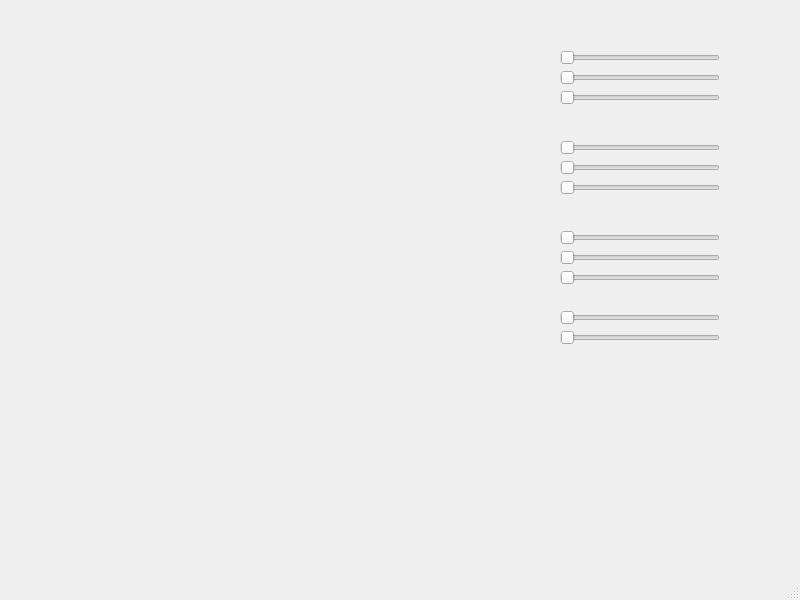
<?xml version="1.0" encoding="UTF-8"?>
<ui version="4.0">
 <class>MainWindow</class>
 <widget class="QMainWindow" name="MainWindow">
  <property name="geometry">
   <rect>
    <x>0</x>
    <y>0</y>
    <width>800</width>
    <height>600</height>
   </rect>
  </property>
  <property name="windowTitle">
   <string>MainWindow</string>
  </property>
  <widget class="QWidget" name="centralwidget">
   <widget class="Drawer" name="widget" native="true">
    <property name="geometry">
     <rect>
      <x>10</x>
      <y>10</y>
      <width>500</width>
      <height>500</height>
     </rect>
    </property>
   </widget>
   <widget class="QSlider" name="translateXSlider">
    <property name="geometry">
     <rect>
      <x>560</x>
      <y>50</y>
      <width>160</width>
      <height>16</height>
     </rect>
    </property>
    <property name="orientation">
     <enum>Qt::Horizontal</enum>
    </property>
   </widget>
   <widget class="QSlider" name="translateYSlider">
    <property name="geometry">
     <rect>
      <x>560</x>
      <y>70</y>
      <width>160</width>
      <height>16</height>
     </rect>
    </property>
    <property name="orientation">
     <enum>Qt::Horizontal</enum>
    </property>
   </widget>
   <widget class="QSlider" name="translateZSlider">
    <property name="geometry">
     <rect>
      <x>560</x>
      <y>90</y>
      <width>160</width>
      <height>16</height>
     </rect>
    </property>
    <property name="orientation">
     <enum>Qt::Horizontal</enum>
    </property>
   </widget>
   <widget class="QSlider" name="scaleXSlider">
    <property name="geometry">
     <rect>
      <x>560</x>
      <y>140</y>
      <width>160</width>
      <height>16</height>
     </rect>
    </property>
    <property name="orientation">
     <enum>Qt::Horizontal</enum>
    </property>
   </widget>
   <widget class="QSlider" name="scaleYSlider">
    <property name="geometry">
     <rect>
      <x>560</x>
      <y>160</y>
      <width>160</width>
      <height>16</height>
     </rect>
    </property>
    <property name="orientation">
     <enum>Qt::Horizontal</enum>
    </property>
   </widget>
   <widget class="QSlider" name="scaleZSlider">
    <property name="geometry">
     <rect>
      <x>560</x>
      <y>180</y>
      <width>160</width>
      <height>16</height>
     </rect>
    </property>
    <property name="orientation">
     <enum>Qt::Horizontal</enum>
    </property>
   </widget>
   <widget class="QSlider" name="rotateXSlider">
    <property name="geometry">
     <rect>
      <x>560</x>
      <y>230</y>
      <width>160</width>
      <height>16</height>
     </rect>
    </property>
    <property name="orientation">
     <enum>Qt::Horizontal</enum>
    </property>
   </widget>
   <widget class="QSlider" name="rotateYSlider">
    <property name="geometry">
     <rect>
      <x>560</x>
      <y>250</y>
      <width>160</width>
      <height>16</height>
     </rect>
    </property>
    <property name="orientation">
     <enum>Qt::Horizontal</enum>
    </property>
   </widget>
   <widget class="QSlider" name="rotateZSlider">
    <property name="geometry">
     <rect>
      <x>560</x>
      <y>270</y>
      <width>160</width>
      <height>16</height>
     </rect>
    </property>
    <property name="orientation">
     <enum>Qt::Horizontal</enum>
    </property>
   </widget>
   <widget class="QSlider" name="shearXSlider">
    <property name="geometry">
     <rect>
      <x>560</x>
      <y>310</y>
      <width>160</width>
      <height>16</height>
     </rect>
    </property>
    <property name="orientation">
     <enum>Qt::Horizontal</enum>
    </property>
   </widget>
   <widget class="QSlider" name="shearYSlider">
    <property name="geometry">
     <rect>
      <x>560</x>
      <y>330</y>
      <width>160</width>
      <height>16</height>
     </rect>
    </property>
    <property name="orientation">
     <enum>Qt::Horizontal</enum>
    </property>
   </widget>
  </widget>
  <widget class="QMenuBar" name="menubar">
   <property name="geometry">
    <rect>
     <x>0</x>
     <y>0</y>
     <width>800</width>
     <height>21</height>
    </rect>
   </property>
  </widget>
  <widget class="QStatusBar" name="statusbar"/>
 </widget>
 <customwidgets>
  <customwidget>
   <class>Drawer</class>
   <extends>QWidget</extends>
   <header location="global">drawer.h</header>
   <container>1</container>
  </customwidget>
 </customwidgets>
 <resources/>
 <connections/>
</ui>
